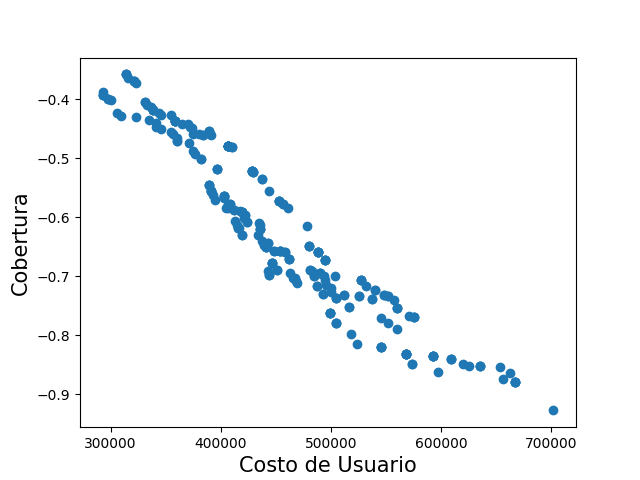

This chart was generated by the following Python code:

import matplotlib.pyplot as plt
from TNDP import TNDP
from nsga2 import NSGAII
def main():
    num_nodes = 70
    tndp = TNDP(num_nodes)

    tndp.read_network_from_file("networks\\Mumford1\\mumford1_links.csv")
    tndp.read_demand_matrix_from_file("networks\\Mumford1\\mumford1_demand.csv")

    g_user_cost = []
    g_coverage = []

    for nroutes in range(15,16):
        nsga = NSGAII(num_of_individuals=50, generations=20, tndp=tndp, num_of_routes=nroutes, num_of_tour_particips=2, tournament_prob=0.9, min_route=10, max_route=30)
        """
        for i in range(len(nsga.graph.nodes)):
            for edge in nsga.graph.nodes[i]:
                print("{} - {}".format(i, edge.to))
        """
        final_population = nsga.run()


        func = [i.objectives for i in final_population]

        user_cost = [i[0] for i in func]
        coverage = [i[1] for i in func]

        g_user_cost.extend(user_cost)
        g_coverage.extend(coverage)

    avg_user_cost = sum(g_user_cost) / len(g_user_cost)
    avg_coverage = sum(g_coverage) / len(g_coverage)

    print("Costo de Usuario promedio: {}".format(avg_user_cost))
    print("Cobertura promedio: {}".format(avg_coverage))


    plt.xlabel('Costo de Usuario', fontsize=15)
    plt.ylabel('Cobertura', fontsize=15)
    plt.scatter(g_user_cost, g_coverage)
    plt.savefig('modern_mumford1.png')
    plt.show()


if __name__ == "__main__":
    main()